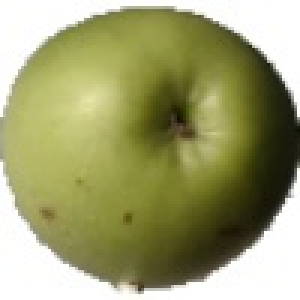
#> input picture dataset/Apples/Train/tao_1011.jpg, 100 x 100 px (shown 3 times larger)
$ jupyter execute --allow-errors fruit_classifier_svm.ipynb   (older library calls are emulated)
#> lines starting #> are read from the running program, lines starting #| are printed output that depends on the picture; long printed decimals are rounded
#> in load_data, img is the input picture: shape (100, 100, 3); mean B, G, R 112.8, 160, 159.1
[cell 1]
from google.colab import drive
drive.mount('/content/drive')

[cell 2]
# !unzip -uq "/content/drive/My Drive/FruitsDB" -d "/content"

[cell 3]
import cv2
import numpy as np
import matplotlib.pyplot as plt
import matplotlib

import pandas as pd
import glob

[cell 4]
# [5 lines left out: function showImg, not called in this run]

def _hog(img, B):
#> called with B = 16
  gx = cv2.Sobel(img, cv2.CV_32F, 1, 0)
  gy = cv2.Sobel(img, cv2.CV_32F, 0, 1)
  mag,ang = cv2.cartToPolar(gx, gy)
  bins = np.int32((ang*B)/(2*np.pi))
  bin_cells = bins[:10,:10], bins[10:,:10], bins[:10,10:], bins[10:,10:]
  mag_cells = mag[:10,:10], mag[10:,:10], mag[:10,10:], mag[10:,10:]
  hists = [np.bincount(b.ravel(), m.ravel(), B) for b,m in zip(bin_cells, mag_cells)]
#> hists = 4 items
  hist = np.hstack(hists)
#> hist = 64 values, max 53087.2 at index 50, min 0 at index 0, mean 9272.6
  return hist

def hog(img, B):
  r = img[:, :, 0]
  g = img[:, :, 1]
  b = img[:, :, 2]
  r = _hog(r, B)
#> r has the same summary as hist in _hog
  g = _hog(g, B)
#> g = 64 values, max 53654.4 at index 50, min 0 at index 0, mean 9283.5
  b = _hog(b, B)
#> call 3 of _hog, with B = 16
#> in _hog (call 3), `mag,ang = cv2.cartToPolar(gx, gy)`:
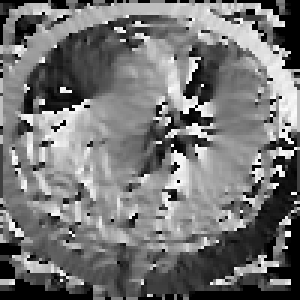
#> ang: shape (100, 100) float32 (shown 3 times larger); min 0, max 6.27, mean 2.88; drawn with min black and max white
#> in _hog (call 3), `hist = np.hstack(hists)`: hist = 64 values, max 54399.1 at index 50, min 0 at index 5, mean 10152.7
#> b has the same summary as hist in _hog
  hist = np.concatenate((r,g,b))
#> hist = 192 values, max 54399.1 at index 178, min 0 at index 0, mean 9569.6
  return hist

def load_data(fruit, tipo, B, clase, testing):
    label=[]
    arr = []
    dataset_path = '/content/drive/MyDrive/Fruit Classify/datasets'
    path_to_fruit = f'{dataset_path}/{fruit}/{tipo}/*'
    # strr = "FruitsDB/"+fruit+"/" + tipo + "/*"
    for file_ in glob.glob(path_to_fruit):
      img = cv2.imread(file_)
      img = cv2.cvtColor(img, cv2.COLOR_BGR2RGB)
      h = hog(img, B)
#> h has the same summary as hist in hog
      if(testing):
        arr.append(h)
      else:
        arr.append(img)
      label.append(clase)

    return arr,label

def whole_train_data(tipo, B):
  apples_data, apples_label = load_data('Apples', tipo, B, 0, 1)
#> apples_data = 1 item; apples_label = [0]
  mangoes_data, mangoes_label = load_data('Mangoes', tipo, B, 1, 1)
#> mangoes_data = 1 item; mangoes_label = [1]
  bananas_data, bananas_label = load_data('Bananas', tipo, B, 2, 1)
#> bananas_data = 1 item; bananas_label = [2]
  print("Apples data shape:", len(apples_data))
#| Apples data shape: 1
  print("Mangoes data shape:", len(mangoes_data))
#| Mangoes data shape: 1
  print("Bananas data shape:", len(bananas_data))
#| Bananas data shape: 1
  data =np.concatenate((apples_data,mangoes_data,bananas_data))
  labels =np.concatenate((apples_label, mangoes_label, bananas_label))
#> labels = [0, 1, 2]
  return data, labels

[cell 5]
data_train, labels_train = whole_train_data('Train', 16)
#> labels_train = [0, 1, 2]
data_test, labels_test = whole_train_data('Test', 16)
#> call 4 of load_data, with fruit = 'Apples', tipo = 'Test', B = 16, clase = 0, testing = 1
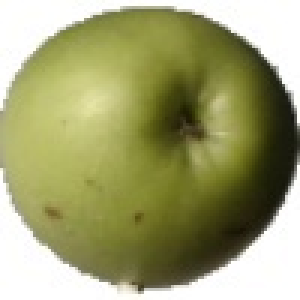
#> input picture dataset/Apples/Test/tao_1007.jpg, 100 x 100 px (shown 3 times larger)
#> in load_data, img is the input picture: shape (100, 100, 3); mean B, G, R 113.1, 160.4, 159.5
#> call 4 of hog, with B = 16
#> in hog (call 4), `r = img[:, :, 0]`:
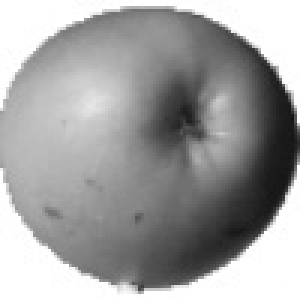
#> r: shape (100, 100) (shown 3 times larger); min 20, max 255, mean 159.5
#> in hog (call 4), `b = img[:, :, 2]`:
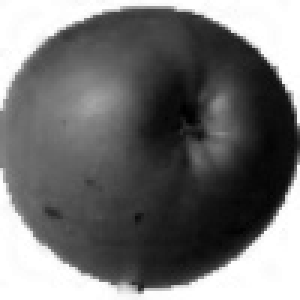
#> b: shape (100, 100) (shown 3 times larger); min 0, max 255, mean 113.1
#> in _hog (call 10), `gx = cv2.Sobel(img, cv2.CV_32F, 1, 0)`:
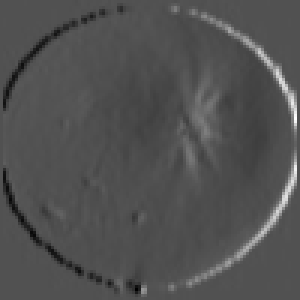
#> gx: shape (100, 100) float32 (shown 3 times larger); min -440, max 930, mean -1.1; drawn with min black and max white
#> in _hog (call 10), `gy = cv2.Sobel(img, cv2.CV_32F, 0, 1)`:
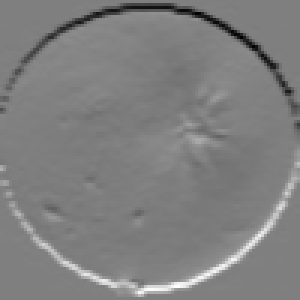
#> gy: shape (100, 100) float32 (shown 3 times larger); min -651, max 647, mean 0; drawn with min black and max white
#> in _hog (call 10), `mag,ang = cv2.cartToPolar(gx, gy)`:
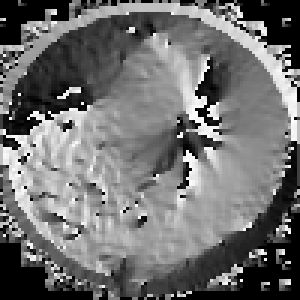
#> ang: shape (100, 100) float32 (shown 3 times larger); min 0, max 6.28, mean 2.77; drawn with min black and max white
#> in _hog (call 10), `hist = np.hstack(hists)`: hist = 64 values, max 53352.1 at index 50, min 0 at index 2, mean 9327.5
#> in hog (call 4), `r = _hog(r, B)`: r has the same summary as hist in _hog
#> in _hog (call 11), `mag,ang = cv2.cartToPolar(gx, gy)`:
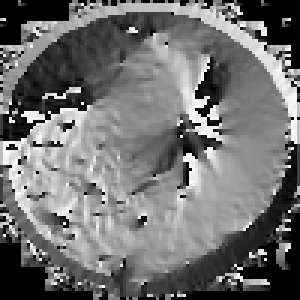
#> ang: shape (100, 100) float32 (shown 3 times larger); min 0, max 6.28, mean 2.79; drawn with min black and max white
#> in _hog (call 11), `hist = np.hstack(hists)`: hist = 64 values, max 54499.9 at index 50, min 0 at index 2, mean 9355.2
#> in hog (call 4), `g = _hog(g, B)`: g has the same summary as hist in _hog
#> in _hog (call 12), `mag,ang = cv2.cartToPolar(gx, gy)`:
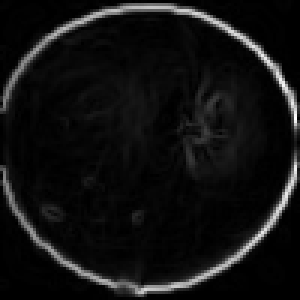
#> mag: shape (100, 100) float32 (shown 3 times larger); min 0, max 930, mean 64.7; drawn with min black and max white
#> in _hog (call 12), `mag,ang = cv2.cartToPolar(gx, gy)`:
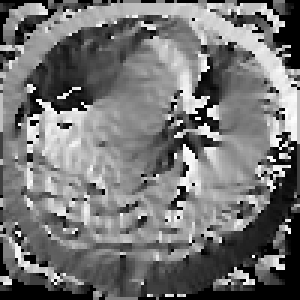
#> ang: shape (100, 100) float32 (shown 3 times larger); min 0, max 6.28, mean 2.88; drawn with min black and max white
#> in _hog (call 12), `hist = np.hstack(hists)`: hist = 64 values, max 57054.2 at index 50, min 0 at index 5, mean 10105.3
#> in hog (call 4), `b = _hog(b, B)`: b has the same summary as hist in _hog
#> in hog (call 4), `hist = np.concatenate((r,g,b))`: hist = 192 values, max 57054.2 at index 178, min 0 at index 2, mean 9596
#> in load_data (call 4), `h = hog(img, B)`: h has the same summary as hist in hog
#| Apples data shape: 1
#| Mangoes data shape: 1
#| Bananas data shape: 1
#> labels_test = [0, 1, 2]

[cell 6]
data_test = np.vstack(data_test)
data_train = np.vstack(data_train)
labels_train = np.vstack(labels_train)
labels_test = np.vstack(labels_test)

data_train = np.float32(data_train)
data_test = np.float32(data_test)

[cell 7]
print(data_train.shape)
#| (3, 192)
print(labels_train.shape)
#| (3, 1)
print(data_test.shape)
#| (3, 192)
print(labels_test.shape)
#| (3, 1)

[cell 8]
def train_model(data_train, labels_train):
  svm = cv2.ml.SVM_create()
  svm.setKernel(cv2.ml.SVM_LINEAR)
  svm.setType(cv2.ml.SVM_C_SVC)
  svm.setC(2.67)
  svm.setGamma(5.383)

  svm.train(data_train, cv2.ml.ROW_SAMPLE, labels_train)
  return svm

[cell 9]
def get_precission(svm, test_target, test):
  result = svm.predict(test)[1]
#> result = [2, 2, 2]
  mask = (result==test_target)
#> mask = [False, False, True]
  correct = np.count_nonzero(mask)
#> correct = 1
  return (correct*100.0/result.size)

[cell 10]
svm = train_model(data_train, labels_train)

#> (a cell that did not finish here is left out)

[cell 12]
print("Precision del modelo es {}%".format(get_precission(svm, labels_test, data_test)))
#| Precision del modelo es 33.333%

**Trying our model**

[cell 13]
classes = ["Apple", "Mango", "Bananas"]

[cell 14]
apples_data, apples_label = load_data('Apples', 'Test', 0, 0, 0)
#> in _hog (call 19), `bins = np.int32((ang*B)/(2*np.pi))`: bins: shape (100, 100) int32; every value is 0
#> apples_data = 1 item; apples_label = [0]
mangoes_data, mangoes_label = load_data('Mangoes', 'Test', 0, 1, 0)
#> mangoes_data = 1 item; mangoes_label = [1]
bananas_data, bananas_label = load_data('Bananas', 'Test', 0, 2, 0)
#> bananas_data = 1 item; bananas_label = [2]
data =np.concatenate((apples_data,mangoes_data,bananas_data))

[cell 15]
def try_predictor(data, data_test,x_):
  img = data[x_]
  result = int(svm.predict(data_test[x_].reshape(1,192))[1][0][0])
  result = classes[result]
  showImg(img, result)

[cell 16]
from random import seed
from random import randint
x_ = randint(0, data.shape[0])
#> x_ = 3
#> (the rest of this cell did not finish here and is left out)
